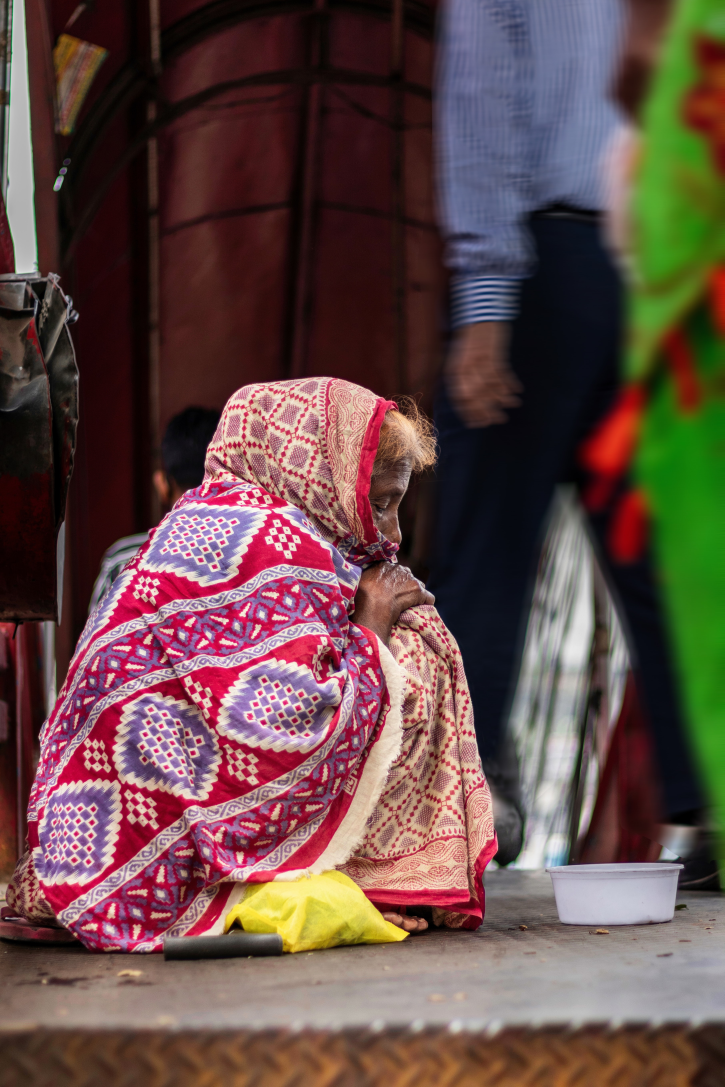
#> input picture spyder projects/data/aunt1.jpg, 3622 x 5434 px, found by its file name (shown at 1/5 size)
$ python demo7_ROI.py
#> lines starting #> are read from the running program, lines starting #| are printed output that depends on the picture
# -*- coding: utf-8 -*-
"""
Created on Thu Feb  9 18:59:21 2023

@author: anush
"""

import cv2
import numpy as np

#read
img = cv2.imread(r"E:\data\aunt1.jpg")
#> img is the input picture: shape (5434, 3622, 3); mean B, G, R 70.8, 74.7, 99.8
img = cv2.resize(img,(400,600))
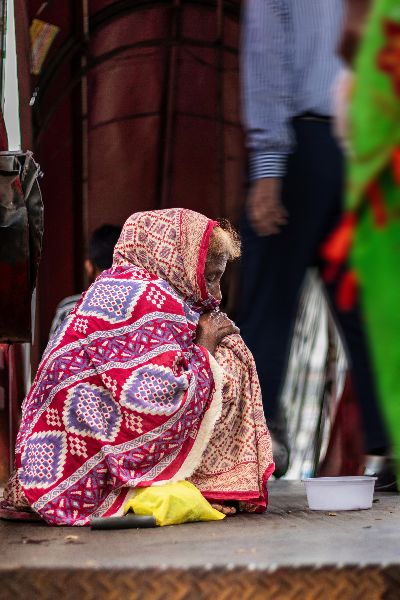
#> img: shape (600, 400, 3); mean B, G, R 70.7, 74.6, 99.7

#ROI(region of interest)
#(110,200)  #(239,321)
#[(y1:y2),(x1:x2)]
#find the diff and then apply that difference with the image
#look for coor in paint and then use wisely
img1= img[110:200,239:321]
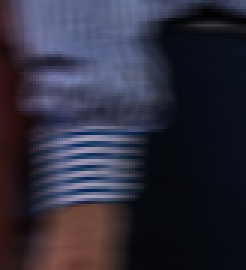
#> img1: shape (90, 82, 3) (shown 3 times larger); mean B, G, R 60.1, 45.1, 46.7

#> (the run stopped early here; a loop or call above may not have finished)

$ run again, with spyder projects/data/Cat1.jpg copied over spyder projects/data/aunt1.jpg
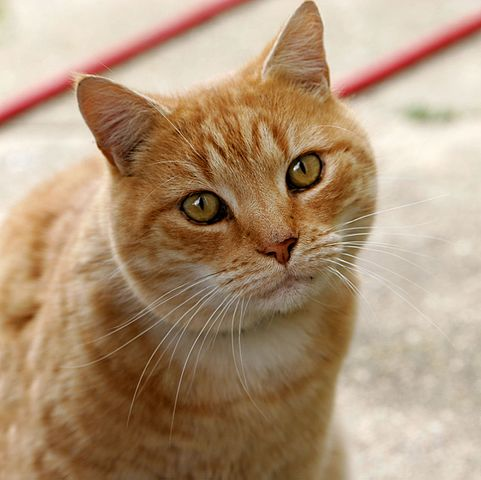
#> input picture spyder projects/data/Cat1.jpg, 481 x 480 px, found by its file name
#> img is the input picture: shape (480, 481, 3); mean B, G, R 120.7, 148.8, 175.9
#> `img = cv2.resize(img,(400,600))`:
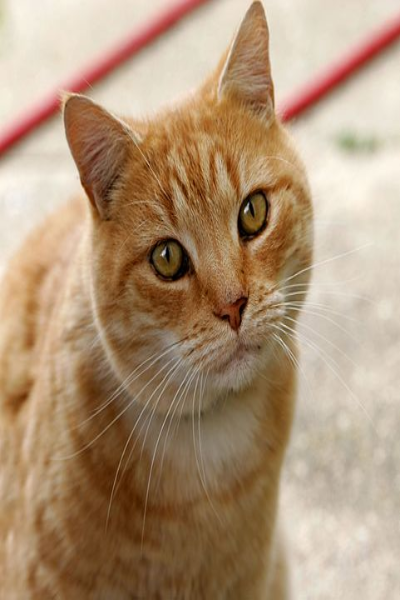
#> img: shape (600, 400, 3); mean B, G, R 120.6, 148.7, 175.8
#> `img1= img[110:200,239:321]`:
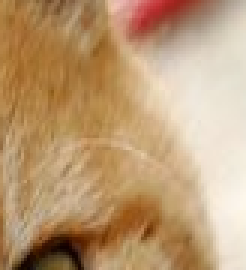
#> img1: shape (90, 82, 3) (shown 3 times larger); mean B, G, R 116.3, 154.6, 188.4
